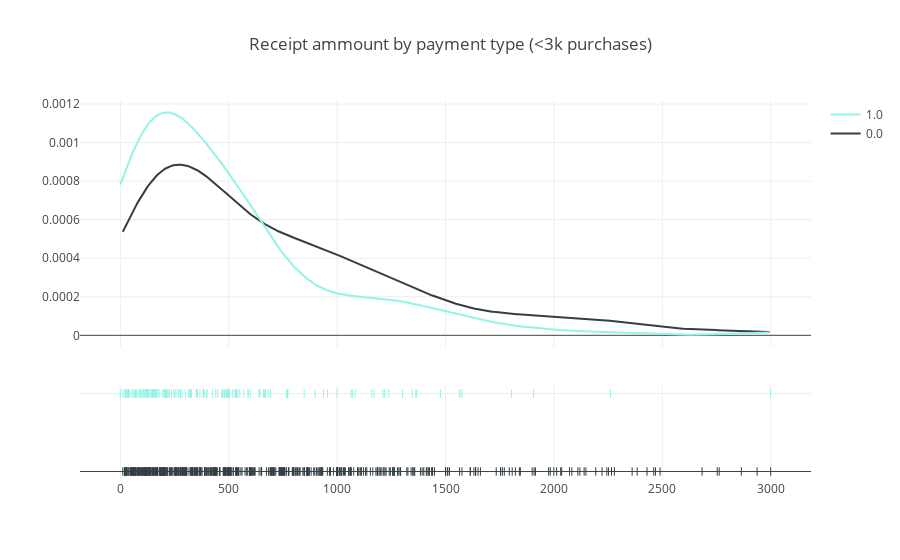

Here is the notebook cell this chart was saved with:
### Markdown cell above
Выдвинем и проверим гипотезу о разности средних размеров (в деньгах) покупок. Запишем гипотезу в терминах статистики:  
**H0: Средняя сумма чека у оплаты типа 0 и оплаты типа 1 не отличается на уровне значимости 95%**  
**H1: На уровне значимости 95% средний чек у оплаты типа 0 выше, чем у оплаты типа 1**  
Таким образом, мы проверяем односторонню гипотезу о равности средних.

Посмотрим на гистограммы распределений.

### Code cell
temp = comb.loc[(comb.discounted_amount<3000)&(comb.payment_type<2),
                ['payment_type','discounted_amount']].drop_duplicates()

hist_data = [temp[temp.payment_type==ptype].discounted_amount
             for ptype in temp.payment_type.unique()]

group_labels = list(temp.payment_type.unique())
colors = ['#333F44', '#94F3E4']

fig = ff.create_distplot(hist_data, group_labels, show_hist=False, colors=colors)
fig['layout'].update(title='Receipt ammount by payment type (<3k purchases)')
pyo.iplot(fig)

### Figure 1 — Plotly figure (JSON) as saved in the notebook; plotly's stock layout.template omitted (floating-point values rounded to 4 significant figures; data arrays with more than 128 entries replaced by an {"elided": "..."} marker saying what was removed)
{"data": [{"legendgroup": "0.0", "marker": {"color": "#333F44"}, "mode": "lines", "name": "0.0", "showlegend": true, "type": "scatter", "uid": "334ebb65-ea75-42ea-82ab-45c3ec8da914", "x": {"elided": "500 float values"}, "xaxis": "x", "y": {"elided": "500 float values"}, "yaxis": "y"}, {"legendgroup": "1.0", "marker": {"color": "#94F3E4"}, "mode": "lines", "name": "1.0", "showlegend": true, "type": "scatter", "uid": "2a37476e-c4aa-411d-a28a-16dc561e0e64", "x": {"elided": "500 float values"}, "xaxis": "x", "y": {"elided": "500 float values"}, "yaxis": "y"}, {"legendgroup": "0.0", "marker": {"color": "#333F44", "symbol": "line-ns-open"}, "mode": "markers", "name": "0.0", "showlegend": false, "type": "scatter", "uid": "1805d4de-249a-4b9a-9030-1458293834f9", "x": {"elided": "507 float values"}, "xaxis": "x", "y": {"elided": "507 int values"}, "yaxis": "y2"}, {"legendgroup": "1.0", "marker": {"color": "#94F3E4", "symbol": "line-ns-open"}, "mode": "markers", "name": "1.0", "showlegend": false, "type": "scatter", "uid": "938aa52c-80b4-4d76-8e23-6d61dc4c582b", "x": {"elided": "149 float values"}, "xaxis": "x", "y": {"elided": "149 int values"}, "yaxis": "y2"}], "layout": {"barmode": "overlay", "hovermode": "closest", "legend": {"traceorder": "reversed"}, "title": {"text": "Receipt ammount by payment type (<3k purchases)"}, "xaxis": {"anchor": "y2", "domain": [0, 1], "zeroline": false}, "yaxis": {"anchor": "free", "domain": [0.35, 1], "position": 0}, "yaxis2": {"anchor": "x", "domain": [0, 0.25], "dtick": 1, "showticklabels": false}}}
